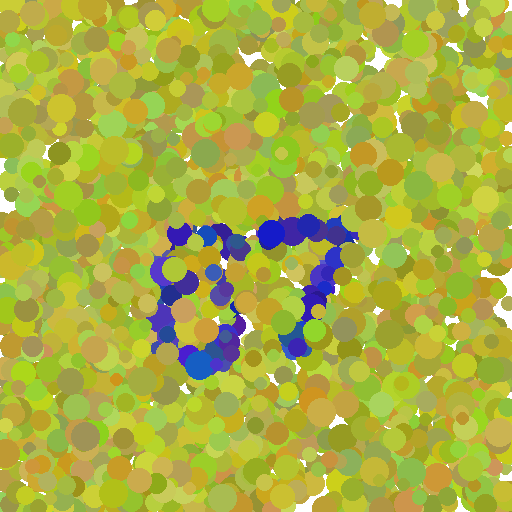
#> input picture app/plates/plate_by_3.png, 512 x 512 px, given as the content of the folder ../app/plates/plate_by_3.png, which was not available
$ python resize_to_256.py --src ../app/plates/plate_by_3.png --dst out.png
#> lines starting #> are read from the running program, lines starting #| are printed output that depends on the picture
#> in main, img is the input picture: PIL image 512x512 RGB; mean R, G, B 171.7, 176.5, 65.7
import os
import argparse
from pathlib import Path
from PIL import Image
from tqdm import tqdm

IMG_EXTENSIONS = {".jpg", ".jpeg", ".png", ".bmp", ".webp"}


def center_crop_resize(img, size=256):
#> called with size = 256
    img = img.convert("RGB")
    w, h = img.size
#> w = 512; h = 512
    s = min(w, h)
#> s = 512
    left = (w - s) // 2
#> left = 0
    top = (h - s) // 2
#> top = 0
    img = img.crop((left, top, left + s, top + s))
    img = img.resize((size, size), Image.BICUBIC)
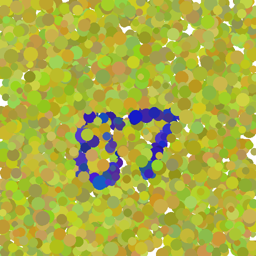
#> img: PIL image 256x256 RGB; mean R, G, B 171.7, 176.5, 65.6
    return img


def main():
    parser = argparse.ArgumentParser()
    parser.add_argument("--src", type=str, required=True)
    parser.add_argument("--dst", type=str, required=True)
    parser.add_argument("--limit", type=int, default=5000)
    args = parser.parse_args()

    src = Path(args.src)
    dst = Path(args.dst)
    dst.mkdir(parents=True, exist_ok=True)

    image_paths = [
        p for p in src.rglob("*")
        if p.suffix.lower() in IMG_EXTENSIONS
    ]

    if len(image_paths) == 0:
        raise RuntimeError("No images found in source folder.")

    image_paths = image_paths[:args.limit]

    print(f"Processing {len(image_paths)} images...")

    for path in tqdm(image_paths):
        try:
            with Image.open(path) as img:
                img = center_crop_resize(img, size=256)
                save_path = dst / (path.stem + ".jpg")
                img.save(save_path, quality=95)
        except Exception as e:
            print(f"Failed on {path}: {e}")

    print("Done.")


if __name__ == "__main__":
    main()

$ run again, on app/plates/plate_by_4.png
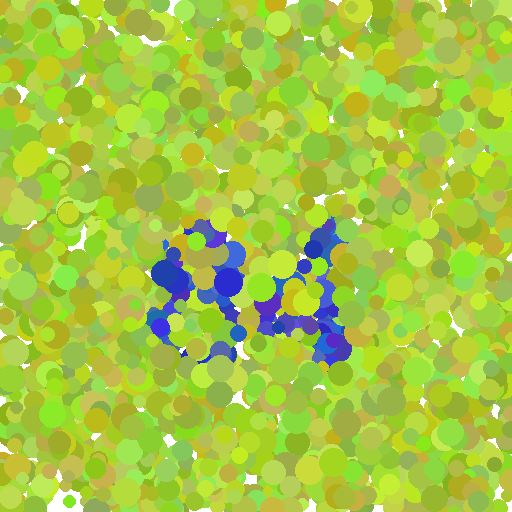
#> input picture app/plates/plate_by_4.png, 512 x 512 px, given as the content of the folder ../app/plates/plate_by_4.png, which was not available
#> in main, img is the input picture: PIL image 512x512 RGB; mean R, G, B 164.6, 199.1, 66.3
#> in center_crop_resize, `img = img.resize((size, size), Image.BICUBIC)`:
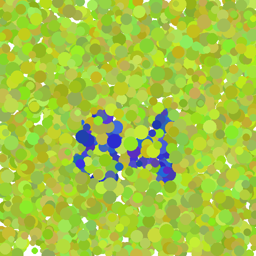
#> img: PIL image 256x256 RGB; mean R, G, B 164.6, 199.1, 66.3

$ run again, on app/plates/plate_by_5.png
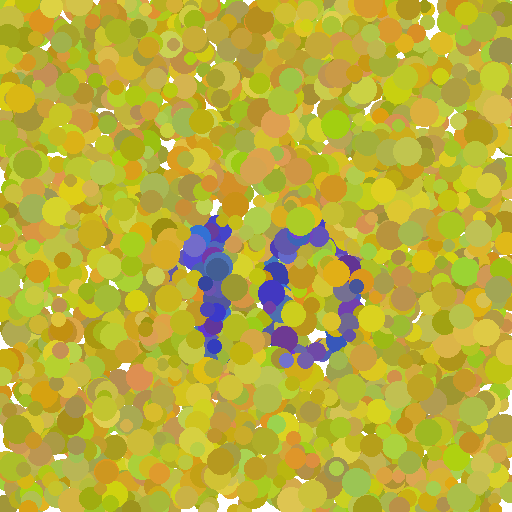
#> input picture app/plates/plate_by_5.png, 512 x 512 px, given as the content of the folder ../app/plates/plate_by_5.png, which was not available
#> in main, img is the input picture: PIL image 512x512 RGB; mean R, G, B 187.8, 175.9, 57.2
#> in center_crop_resize, `img = img.resize((size, size), Image.BICUBIC)`:
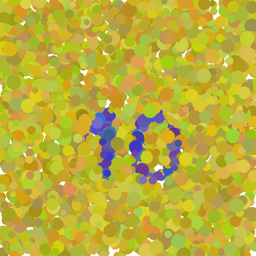
#> img: PIL image 256x256 RGB; mean R, G, B 187.8, 175.9, 57.2
